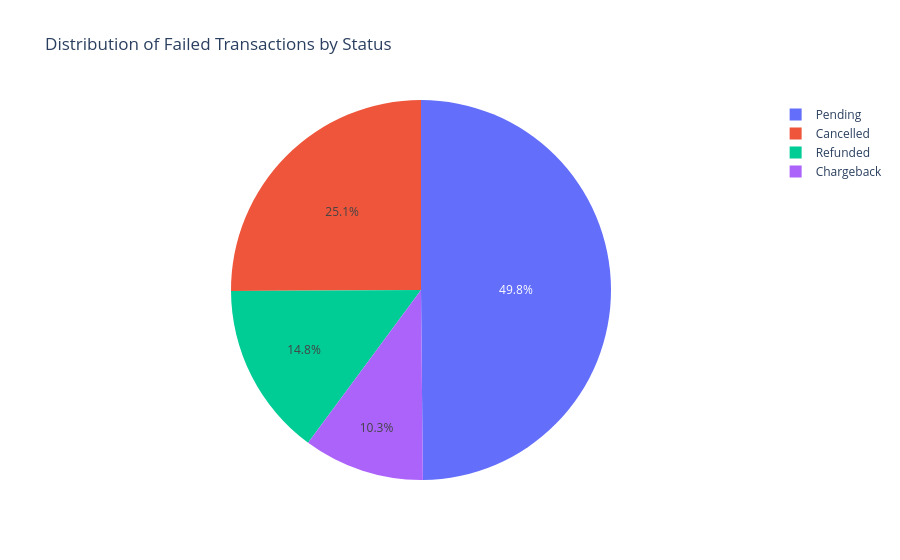

Write notebook code for a chart like this one.
### Code cell
# 2.7 Anomaly Detection
print("\n[2.7] Anomaly Detection")
print("-" * 80)

# Detect failed transactions
failed_txn = df[df['Status'] != 'Completed']
print(f"Failed/Non-Completed transactions: {len(failed_txn)} ({len(failed_txn)/len(df)*100:.2f}%)")
print(f"  - Cancelled: {len(df[df['Status'] == 'Cancelled'])}")
print(f"  - Pending: {len(df[df['Status'] == 'Pending'])}")
print(f"  - Refunded: {len(df[df['Status'] == 'Refunded'])}")
print(f"  - Chargeback: {len(df[df['Status'] == 'Chargeback'])}")

# plot failed transaction distribution by status
failed_status_dist = failed_txn['Status'].value_counts()
fig = px.pie(values=failed_status_dist.values, names=failed_status_dist.index, title="Distribution of Failed Transactions by Status")
fig.show()

### Figure 1 — Plotly figure (JSON) as saved in the notebook; plotly's stock layout.template omitted (floating-point values rounded to 4 significant figures)
{"data": [{"domain": {"x": [0, 1], "y": [0, 1]}, "hovertemplate": "label=%{label}<br>value=%{value}<extra></extra>", "labels": ["Pending", "Cancelled", "Refunded", "Chargeback"], "legendgroup": "", "name": "", "showlegend": true, "type": "pie", "values": [320, 161, 95, 66]}], "layout": {"legend": {"tracegroupgap": 0}, "title": {"text": "Distribution of Failed Transactions by Status"}}}
